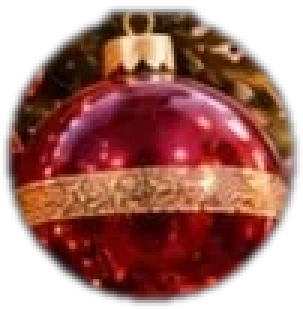
#> input picture assets/balls/b3.webp, 101 x 103 px, given in place of r1.jpeg, which was not available (shown 3 times larger)
$ python build_assets.py out.png
#> lines starting #> are read from the running program, lines starting #| are printed output that depends on the picture
import json, sys
from PIL import Image, ImageDraw, ImageFilter
RAW='/home/user/advent-src/raw/'; OUT='/home/user/advent-calendar/assets/'
def save(im, name, q=82, w=None):
    if w and im.width>w: im=im.resize((w, round(im.height*w/im.width)), Image.LANCZOS)
    im.save(OUT+name, 'WEBP', quality=q, method=6)
bgb=Image.open(RAW+'r1.jpeg').convert('RGB'); save(bgb,'img/bg-blue.webp',80)
#> after `bgb = Image.open(RAW + 'r1.jpeg').convert('RGB')`:
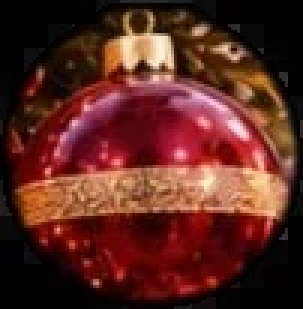
#> bgb: PIL image 101x103 RGB (shown 3 times larger); mean R, G, B 91.2, 39.6, 31.3
bgg=Image.open(RAW+'r4.jpeg').convert('RGB'); save(bgg,'img/bg-green.webp',80)
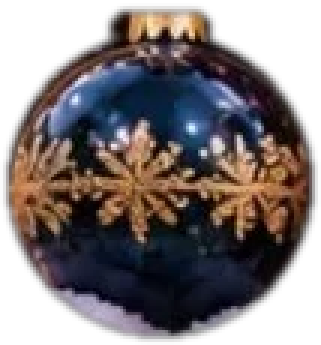
#> input picture assets/balls/b4.webp, 107 x 115 px, given in place of r4.jpeg, which was not available (shown 3 times larger)
#> after `bgg = Image.open(RAW + 'r4.jpeg').convert('RGB')`:
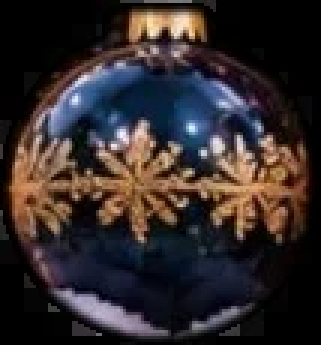
#> bgg: PIL image 107x115 RGB (shown 3 times larger); mean R, G, B 50.6, 42.5, 43.1
house=Image.open(RAW+'r2.png').convert('RGBA'); save(house,'img/house.webp',85)
#> further down, house is the input picture: PIL image 107x115 RGBA; mean R, G, B, A 50.6, 42.5, 43.1, 170.3
#> (the run stopped early here; a loop or call above may not have finished)
